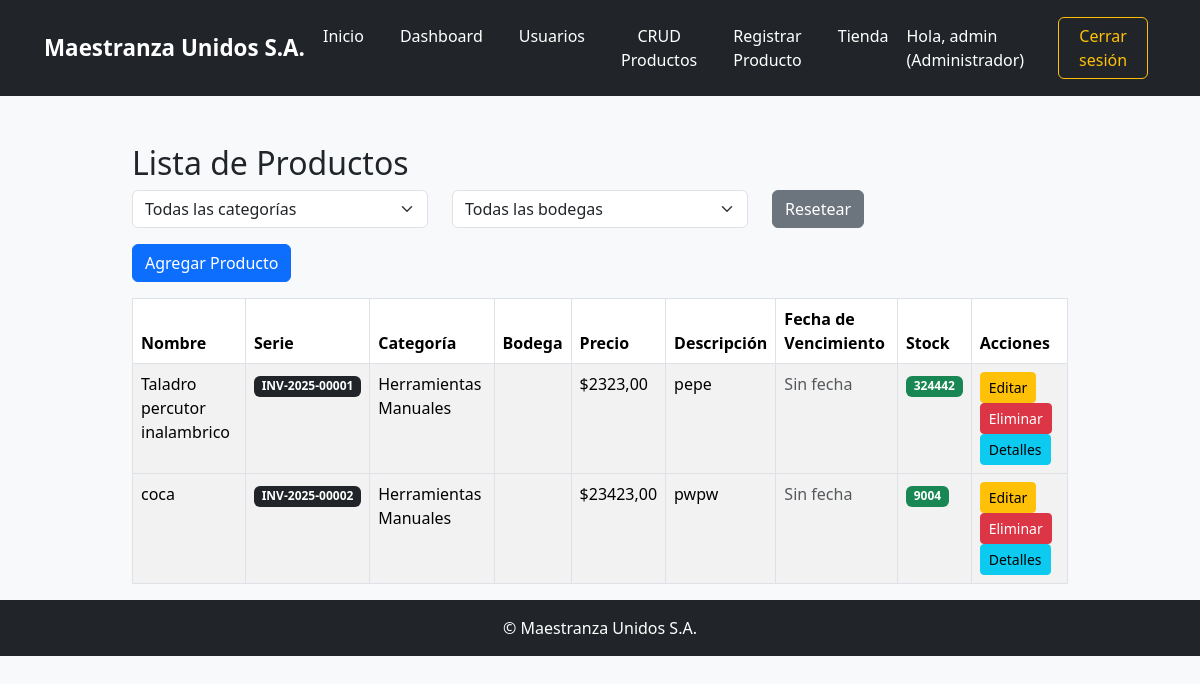
/productos/crud/ (signed in), run on an earlier commit of the app's database.
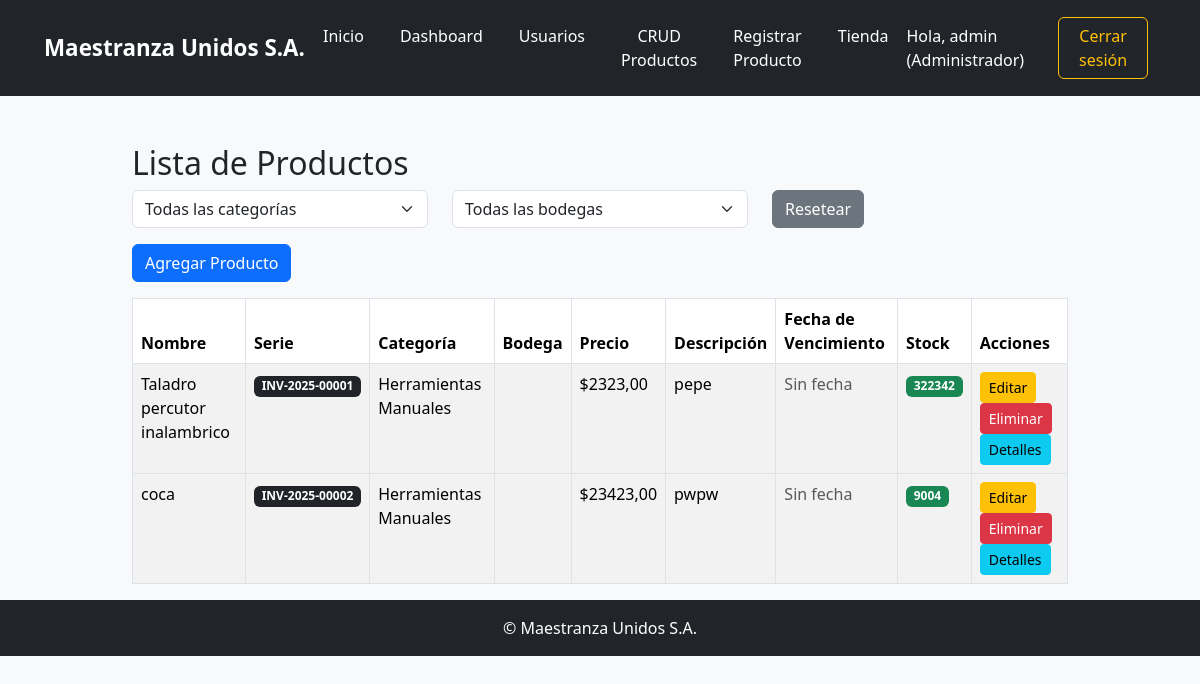
And on a later commit of the database.
### inventario/models.py (models this page shows, shortened)
class Producto(models.Model):
    nombre = models.CharField(max_length=100)
    categoria = models.ForeignKey(
        CategoriaProducto,
        on_delete=models.SET_NULL,
        null=True,
        blank=True,
        related_name='productos'
    )
    descripcion = models.TextField(blank=True)
    precio = models.DecimalField(max_digits=10, decimal_places=2)
    imagen = models.ImageField(upload_to='productos/', null=True, blank=True)
    fecha_vencimiento = models.DateField(null=True, blank=True)
    stock = models.PositiveIntegerField(default=0)
    stock_minimo = models.PositiveIntegerField(default=1)
    serial_number = models.CharField(
        max_length=20,
        unique=True,
        editable=False,
        blank=True,
        help_text="Número de serie generado automáticamente"
    )
    bodega = models.ForeignKey(
        Bodega,
        on_delete=models.CASCADE,
        related_name='productos',
        null=True,       # importante para migrar sin errores
        blank=True
    )

class CategoriaProducto(models.Model):
    nombre = models.CharField(max_length=100, unique=True)

### inventario/views.py (the view)
# urls.py: path('productos/crud/', views.producto_crud, name='producto_crud'),
@login_required
@groups_required('Gestor de Inventario', 'Almacén')
def producto_crud(request):
    categoria_id = request.GET.get('categoria')
    bodega_id = request.GET.get('bodega')  # 👈 NUEVO
    categorias = CategoriaProducto.objects.order_by('nombre')
    bodegas = Bodega.objects.order_by('nombre')  # 👈 NUEVO
    productos = Producto.objects.all()
    if categoria_id:
        productos = productos.filter(categoria_id=categoria_id)
    if bodega_id:
        productos = productos.filter(bodega_id=bodega_id)  # 👈 NUEVO
    if 'delete' in request.GET:
        producto = get_object_or_404(Producto, pk=request.GET['delete'])
        producto.delete()
        return redirect('producto_crud')
    return render(request, 'inventario/producto_crud.html', {
        'productos': productos,
        'categorias': categorias,
        'bodegas': bodegas,  # 👈 NUEVO
        'categoria_seleccionada': int(categoria_id) if categoria_id else None,
        'bodega_seleccionada': int(bodega_id) if bodega_id else None,
        'today': date.today(),
        'today_plus_7': date.today() + timedelta(days=7),
    })

### inventario/views.py (called while the page is built)
def groups_required(*group_names):
    def check_groups(user):
        return user.is_authenticated and (
            user.groups.filter(name__in=group_names).exists() or user.groups.filter(name='Administrador').exists()
        )
    return user_passes_test(check_groups)

### inventario/templates/inventario/producto_crud.html (shortened to what this page needs)
{% extends 'inventario/base.html' %}
{% block content %}
<div class="container mt-5">
  <h2>Lista de Productos</h2>
  <form method="get" class="row mb-3">
    <div class="col-md-4">
      <select name="categoria" class="form-select" onchange="this.form.submit()">
        <option value="">Todas las categorías</option>
      </select>
    </div>
    <div class="col-md-4">
      <select name="bodega" class="form-select" onchange="this.form.submit()">
        <option value="">Todas las bodegas</option>
      </select>
    </div>
    <div class="col-md-2">
      <a href="{% url 'producto_crud' %}" class="btn btn-secondary">Resetear</a>
    </div>
  </form>
  {% if request.user.groups.first.name != 'Almacén' %}
    <a href="{% url 'registro_producto' %}" class="btn btn-primary mb-3">Agregar Producto</a>
  {% endif %}
  <table class="table table-bordered table-striped">
    <thead>
      <tr>
        <th>Nombre</th>
        <th>Serie</th>
        <th>Categoría</th>
        <th><strong>Bodega</strong></th>
        <th>Precio</th>
        <th>Descripción</th>
        <th>Fecha de Vencimiento</th>
        <th>Stock</th>
        <th>Acciones</th>
      </tr>
    </thead>
    <tbody>
      {% for producto in productos %}
        <tr>
          <td>{{ producto.nombre }}</td>
          <td><span class="badge bg-dark">{{ producto.serial_number }}</span></td>
          <td>{{ producto.categoria.nombre|default:"Sin categoría" }}</td>
          <td>{{ producto.bodega.nombre }}</td>
          <td>${{ producto.precio }}</td>
          <td>{{ producto.descripcion }}</td>
          <td>
            {% if producto.fecha_vencimiento %}
              {% if producto.fecha_vencimiento < today %}
                <span class="badge bg-danger">Vencido ({{ producto.fecha_vencimiento|date:"d/m/Y" }})</span>
              {% elif producto.fecha_vencimiento <= today_plus_7 %}
                <span class="badge bg-warning text-dark">Por vencer ({{ producto.fecha_vencimiento|date:"d/m/Y" }})</span>
              {% else %}
                <span class="badge bg-success">{{ producto.fecha_vencimiento|date:"d/m/Y" }}</span>
              {% endif %}
            {% else %}
              <span class="text-muted">Sin fecha</span>
            {% endif %}
          </td>
          <td>
            {% if producto.stock <= producto.stock_minimo %}
              <span class="badge bg-danger">Bajo ({{ producto.stock }})</span>
            {% else %}
              <span class="badge bg-success">{{ producto.stock }}</span>
            {% endif %}
          </td>
          <td>
            {% if request.user.groups.first.name != 'Almacén' %}
              <a href="{% url 'editar_producto' producto.id %}" class="btn btn-warning btn-sm">Editar</a>
              <a href="?delete={{ producto.id }}" class="btn btn-danger btn-sm" onclick="return confirm('¿Eliminar este producto?');">Eliminar</a>
            {% endif %}
            <button class="btn btn-info btn-sm" data-bs-toggle="collapse" data-bs-target="#historial{{ producto.id }}">Detalles</button>
          </td>
        </tr>
      {% empty %}
        <tr><td colspan="9" class="text-center">No hay productos registrados.</td></tr>
      {% endfor %}
    </tbody>
  </table>
</div>
{% endblock %}

What changed in the data, as far as the page shows it:
changed Producto "Taladro percutor inalambrico": stock "324442" → "322342"
